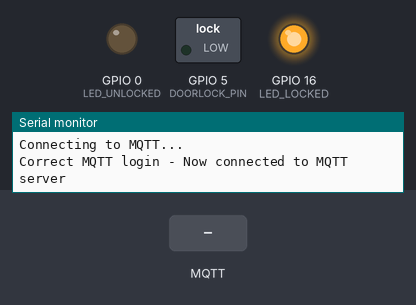
Recording of a sketch running on a simulated ESP8266 (NodeMCU). On the bench: switched loads named in the sketch (green lamp = pin HIGH), output pins drawn as LEDs (lit = HIGH), the last lines printed to the serial monitor. The test bench sets the inputs (shaded band). WiFi joins after 1.5 s; servers stay silent unless stated; no MQTT or app messages arrive unless stated.

Above: at 2.7 s.
2.8 s: MQTT message "Lock" arrives on the first subscribed topic
At 4.2 s:
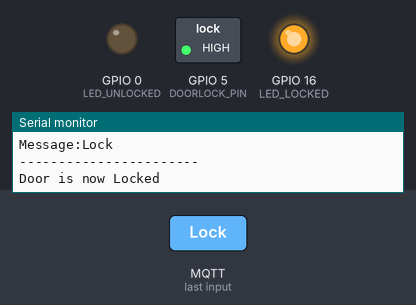
4.5 s: MQTT message "Unlock" arrives on the first subscribed topic
At 5.5 s:
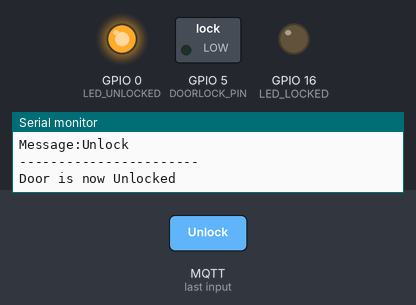
Timing chart, 0 to 7.5 s (numbered marks = the images above; inputs shaded):
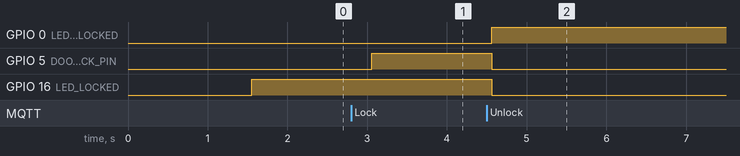

Measured:
- after the input at 2.8 s, GPIO 5 (DOORLOCK_PIN): LOW → HIGH after 0.26 s
- after the input at 4.5 s, GPIO 0 (LED_UNLOCKED): LOW → HIGH after 0.06 s; GPIO 5 (DOORLOCK_PIN), GPIO 16 (LED_LOCKED): HIGH → LOW after 0.06 s

The sketch:

actual_assignment_v2.ino
```cpp
#include <ESP8266WiFi.h>
#include <PubSubClient.h>
#include <WiFiClient.h>

const char* ssid = "Justins hotspot";
const char* password =  "justin1997";
const char* mqttServer = "60.226.49.247";
const char* mqtt_username = "lock001";
const char* mqtt_password = "adjgadjgqhu";
const int mqttPort = 8883;

/* PIN MAPOUT
 * D0 = GPIO16
 * D1 = GPIO5
 * D2 = GPIO4
 * D3 = GPIO0
 * D4 = GPIO2
 * D5 = GPIO14
 * D6 = GPIO12
 * D7 = GPIO13
 * D8 = GPIO15
 * RX = GPIO3
 * TX = GPIO1
 *
 */


WiFiClient espClient;
PubSubClient client(espClient);


String user_lists [10]= {"Nick_Jensen", " ", " ", " ", " " ," " ," ", " ", " ", " "};

int LED_UNLOCKED = 0;
int LED_LOCKED = 16;
int DOORLOCK_PIN = 5;
bool door_locked = true;
String command;
String user_name;

void unlocked() {
  digitalWrite(DOORLOCK_PIN,LOW);
  door_locked = false;
}

void locked() {
  digitalWrite(DOORLOCK_PIN,HIGH);
  door_locked=true;
}

void addUser(String user_name) {
  for (int i=0; i<10; i++){
    if (user_lists[i] == " "){
      user_lists[i] = user_name;
      PubSubToAll();
      break;
      }
  }
}

void deleteUser(String user_name) {
  for (int i=0; i<10; i++){
    if (user_lists[i] == user_name){
      user_lists[i] = " ";
      char S[String(user_name+"/lock001").length()+1];
      String(user_name+"/lock001").toCharArray(S, sizeof(S));
      client.unsubscribe(S);
      PubSubToAll();
      break;
      }
  }
}

void PubSubToAll(){
    for (int i=0; i<10; i++){
      if (user_lists[i] != " "){
        char S[String(user_lists[i]+"/lock001").length()+1];
        String(user_lists[i]+"/lock001").toCharArray(S, sizeof(S));
        client.subscribe(S);
        client.publish(S, "Hello from ESP8266");

    }
  }
}


void setup() {

  Serial.begin(115200);
  pinMode(LED_UNLOCKED, OUTPUT);     // Initialize the LED_BUILTIN pin as an output
  pinMode(LED_LOCKED, OUTPUT);
  pinMode(DOORLOCK_PIN,OUTPUT);
  WiFi.begin(ssid, password);

  while (WiFi.status() != WL_CONNECTED) {
    delay(500);
    Serial.println("Connecting to WiFi..");
  }
  Serial.println("Connected to the WiFi network");

  client.setServer(mqttServer, mqttPort);
  client.setCallback(callback);

  while (!client.connected()) {
    Serial.println("Connecting to MQTT...");

    if (client.connect("ESP8266Client",mqtt_username,mqtt_password)) {

      Serial.println("Correct MQTT login - Now connected to MQTT server");

    } else {

      Serial.print("failed with state ");
      Serial.print(client.state());
      delay(2000);

    }
  }
  PubSubToAll();
}

void callback(char* topic, byte* payload, unsigned int length) {
  command = "";
  user_name = "";
  Serial.print("Message arrived in topic: ");
  Serial.println(topic);


  Serial.print("Message:");
  if ((char)payload[0] == 'A' || (char)payload[0]== 'D'){
      for (int j = 4; j < length; j++) {
      user_name = user_name + (char)payload[j];
      }
  }
  for (int i = 0; i < length; i++) {
    Serial.print((char)payload[i]);
    command = command + (char)payload[i];
    }

  Serial.println();
  Serial.println("-----------------------");

}

void loop() {
  client.loop();

  if (command[0]== 'A'){
    addUser(user_name);
    Serial.println("User: " + user_name + " added");
    command = "";
  }

  if (command[0]== 'H'){
    command = "";
  }

  if (command[0]== 'D'){
    deleteUser(user_name);
    Serial.println("User: " + user_name + " deleted");
    command = "";
  }

  if (command == "Lock"){
    locked();
    Serial.println("Door is now Locked");
    command = "";

  }
  if (command == "Unlock"){
    unlocked();
    Serial.println("Door is now Unlocked");
    command = "";

  }
  command = "";
  if(door_locked == false){
    digitalWrite(LED_LOCKED, LOW);
    digitalWrite(LED_UNLOCKED, HIGH);
  }
  else{
    digitalWrite(LED_LOCKED,HIGH);
    digitalWrite(LED_UNLOCKED,LOW);
  }
  delay(1500);
}
```
